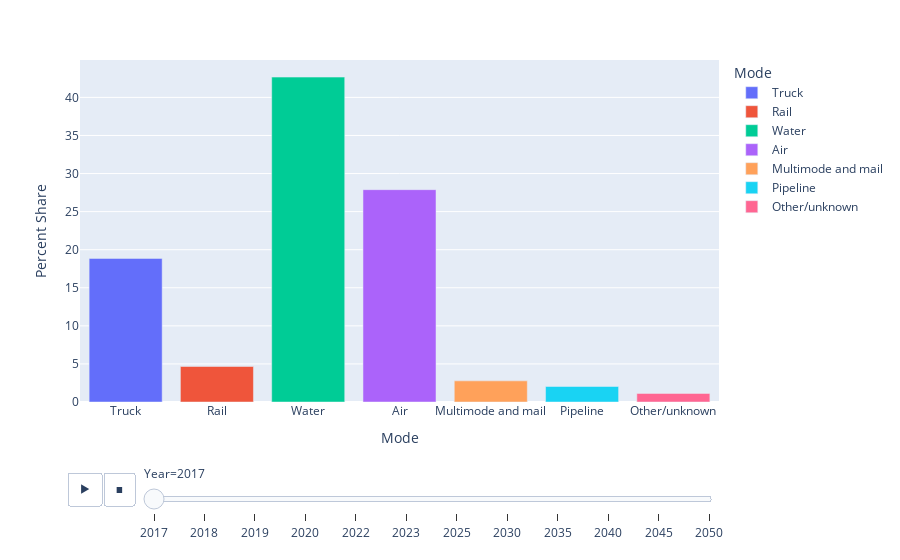

Write notebook code for a chart like this one.
### Code cell
currYears = ['2017','2018','2019','2020','2022','2023','2025','2030','2035','2040','2045','2050']
dfm = []
for year in currYears:
    dfn1 = for_mode_df[['for_mode', year]]
    dfn1.rename(columns={year:'Percent Share'}, inplace=True)
    dfn1['Year'] = year
    dfm.append(dfn1)
dfn = pd.concat(dfm)


def label_mode(row):
    mymode = mode_list[int(row['for_mode']) - 1]
    row['Mode'] = mymode
    return row

dfn = dfn.apply(label_mode, axis=1)

fig = px.bar(dfn, x='Mode', y='Percent Share', color='Mode',
                     animation_frame="Year", animation_group="Mode")
fig.show()

### Figure 1 — Plotly figure (JSON) as saved in the notebook; plotly's stock layout.template omitted (floating-point values rounded to 4 significant figures)
{"data": [{"alignmentgroup": "True", "hovertemplate": "Mode=%{x}<br>Year=2017<br>Percent Share=%{y}<extra></extra>", "ids": ["Truck"], "legendgroup": "Truck", "marker": {"color": "#636efa"}, "name": "Truck", "offsetgroup": "Truck", "orientation": "v", "showlegend": true, "textposition": "auto", "type": "bar", "x": ["Truck"], "xaxis": "x", "y": [18.86], "yaxis": "y"}, {"alignmentgroup": "True", "hovertemplate": "Mode=%{x}<br>Year=2017<br>Percent Share=%{y}<extra></extra>", "ids": ["Rail"], "legendgroup": "Rail", "marker": {"color": "#EF553B"}, "name": "Rail", "offsetgroup": "Rail", "orientation": "v", "showlegend": true, "textposition": "auto", "type": "bar", "x": ["Rail"], "xaxis": "x", "y": [4.662], "yaxis": "y"}, {"alignmentgroup": "True", "hovertemplate": "Mode=%{x}<br>Year=2017<br>Percent Share=%{y}<extra></extra>", "ids": ["Water"], "legendgroup": "Water", "marker": {"color": "#00cc96"}, "name": "Water", "offsetgroup": "Water", "orientation": "v", "showlegend": true, "textposition": "auto", "type": "bar", "x": ["Water"], "xaxis": "x", "y": [42.66], "yaxis": "y"}, {"alignmentgroup": "True", "hovertemplate": "Mode=%{x}<br>Year=2017<br>Percent Share=%{y}<extra></extra>", "ids": ["Air"], "legendgroup": "Air", "marker": {"color": "#ab63fa"}, "name": "Air", "offsetgroup": "Air", "orientation": "v", "showlegend": true, "textposition": "auto", "type": "bar", "x": ["Air"], "xaxis": "x", "y": [27.88], "yaxis": "y"}, {"alignmentgroup": "True", "hovertemplate": "Mode=%{x}<br>Year=2017<br>Percent Share=%{y}<extra></extra>", "ids": ["Multimode and mail"], "legendgroup": "Multimode and mail", "marker": {"color": "#FFA15A"}, "name": "Multimode and mail", "offsetgroup": "Multimode and mail", "orientation": "v", "showlegend": true, "textposition": "auto", "type": "bar", "x": ["Multimode and mail"], "xaxis": "x", "y": [2.776], "yaxis": "y"}, {"alignmentgroup": "True", "hovertemplate": "Mode=%{x}<br>Year=2017<br>Percent Share=%{y}<extra></extra>", "ids": ["Pipeline"], "legendgroup": "Pipeline", "marker": {"color": "#19d3f3"}, "name": "Pipeline", "offsetgroup": "Pipeline", "orientation": "v", "showlegend": true, "textposition": "auto", "type": "bar", "x": ["Pipeline"], "xaxis": "x", "y": [2.035], "yaxis": "y"}, {"alignmentgroup": "True", "hovertemplate": "Mode=%{x}<br>Year=2017<br>Percent Share=%{y}<extra></extra>", "ids": ["Other/unknown"], "legendgroup": "Other/unknown", "marker": {"color": "#FF6692"}, "name": "Other/unknown", "offsetgroup": "Other/unknown", "orientation": "v", "showlegend": true, "textposition": "auto", "type": "bar", "x": ["Other/unknown"], "xaxis": "x", "y": [1.123], "yaxis": "y"}], "layout": {"barmode": "relative", "legend": {"title": {"text": "Mode"}, "tracegroupgap": 0}, "margin": {"t": 60}, "sliders": [{"active": 0, "currentvalue": {"prefix": "Year="}, "len": 0.9, "pad": {"b": 10, "t": 60}, "steps": [{"args": [["2017"], {"frame": {"duration": 0, "redraw": true}, "fromcurrent": true, "mode": "immediate", "transition": {"duration": 0, "easing": "linear"}}], "label": "2017", "method": "animate"}, {"args": [["2018"], {"frame": {"duration": 0, "redraw": true}, "fromcurrent": true, "mode": "immediate", "transition": {"duration": 0, "easing": "linear"}}], "label": "2018", "method": "animate"}, {"args": [["2019"], {"frame": {"duration": 0, "redraw": true}, "fromcurrent": true, "mode": "immediate", "transition": {"duration": 0, "easing": "linear"}}], "label": "2019", "method": "animate"}, {"args": [["2020"], {"frame": {"duration": 0, "redraw": true}, "fromcurrent": true, "mode": "immediate", "transition": {"duration": 0, "easing": "linear"}}], "label": "2020", "method": "animate"}, {"args": [["2022"], {"frame": {"duration": 0, "redraw": true}, "fromcurrent": true, "mode": "immediate", "transition": {"duration": 0, "easing": "linear"}}], "label": "2022", "method": "animate"}, {"args": [["2023"], {"frame": {"duration": 0, "redraw": true}, "fromcurrent": true, "mode": "immediate", "transition": {"duration": 0, "easing": "linear"}}], "label": "2023", "method": "animate"}, {"args": [["2025"], {"frame": {"duration": 0, "redraw": true}, "fromcurrent": true, "mode": "immediate", "transition": {"duration": 0, "easing": "linear"}}], "label": "2025", "method": "animate"}, {"args": [["2030"], {"frame": {"duration": 0, "redraw": true}, "fromcurrent": true, "mode": "immediate", "transition": {"duration": 0, "easing": "linear"}}], "label": "2030", "method": "animate"}, {"args": [["2035"], {"frame": {"duration": 0, "redraw": true}, "fromcurrent": true, "mode": "immediate", "transition": {"duration": 0, "easing": "linear"}}], "label": "2035", "method": "animate"}, {"args": [["2040"], {"frame": {"duration": 0, "redraw": true}, "fromcurrent": true, "mode": "immediate", "transition": {"duration": 0, "easing": "linear"}}], "label": "2040", "method": "animate"}, {"args": [["2045"], {"frame": {"duration": 0, "redraw": true}, "fromcurrent": true, "mode": "immediate", "transition": {"duration": 0, "easing": "linear"}}], "label": "2045", "method": "animate"}, {"args": [["2050"], {"frame": {"duration": 0, "redraw": true}, "fromcurrent": true, "mode": "immediate", "transition": {"duration": 0, "easing": "linear"}}], "label": "2050", "method": "animate"}], "x": 0.1, "xanchor": "left", "y": 0, "yanchor": "top"}], "updatemenus": [{"buttons": [{"args": [null, {"frame": {"duration": 500, "redraw": true}, "fromcurrent": true, "mode": "immediate", "transition": {"duration": 500, "easing": "linear"}}], "label": "&#9654;", "method": "animate"}, {"args": [[null], {"frame": {"duration": 0, "redraw": true}, "fromcurrent": true, "mode": "immediate", "transition": {"duration": 0, "easing": "linear"}}], "label": "&#9724;", "method": "animate"}], "direction": "left", "pad": {"r": 10, "t": 70}, "showactive": false, "type": "buttons", "x": 0.1, "xanchor": "right", "y": 0, "yanchor": "top"}], "xaxis": {"anchor": "y", "categoryarray": ["Truck", "Rail", "Water", "Air", "Multimode and mail", "Pipeline", "Other/unknown"], "categoryorder": "array", "domain": [0, 1], "title": {"text": "Mode"}}, "yaxis": {"anchor": "x", "domain": [0, 1], "title": {"text": "Percent Share"}}}}
